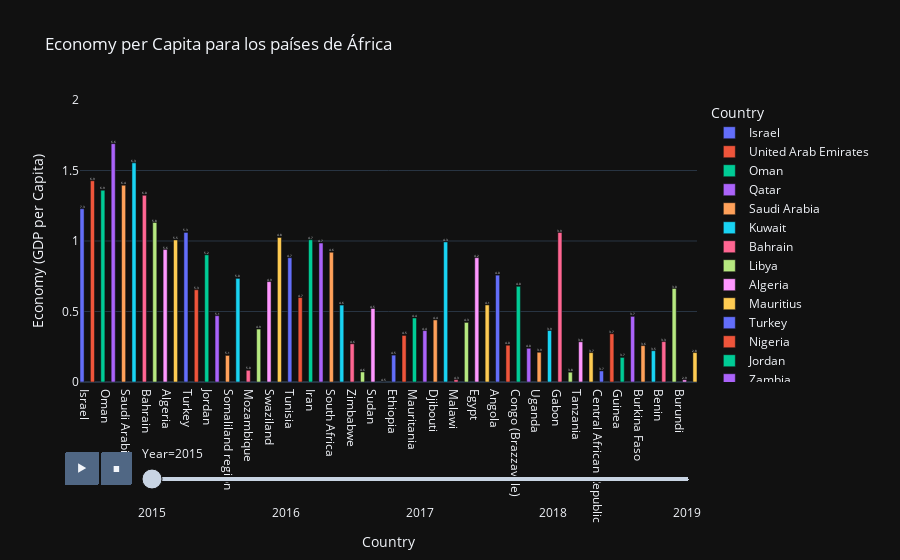

The notebook cell this image was saved under:
### Code cell
# graficamos el GDP de cada pais por año
fig = px.bar(data_frame=df_region_africa,
            x = 'Country',
            y = 'Economy (GDP per Capita)',
            color = 'Country',
            barmode='group',
            orientation= 'v',
            
            title='Economy per Capita para los países de África',
             
            animation_frame='Year', 
            range_y=[0,2],
             
            template='plotly_dark',
            text='Happiness Score'
            )
fig.update_traces(texttemplate='%{text:.2s}', textposition='outside',
                 width = [0.4,0.4,0.4,0.4,0.4,0.4,0.4,0.4,0.4,0.4,0.4,0.4,0.4,0.4,0.4]) # ancho de cada barra
fig.show()

### Figure 1 — Plotly figure (JSON) as saved in the notebook; plotly's stock layout.template omitted (floating-point values rounded to 4 significant figures)
{"data": [{"alignmentgroup": "True", "hovertemplate": "Country=%{x}<br>Year=2015<br>Economy (GDP per Capita)=%{y}<br>Happiness Score=%{text}<extra></extra>", "legendgroup": "Israel", "marker": {"color": "#636efa"}, "name": "Israel", "offsetgroup": "Israel", "orientation": "v", "showlegend": true, "text": [7.278], "textposition": "outside", "texttemplate": "%{text:.2s}", "type": "bar", "width": [0.4, 0.4, 0.4, 0.4, 0.4, 0.4, 0.4, 0.4, 0.4, 0.4, 0.4, 0.4, 0.4, 0.4, 0.4], "x": ["Israel"], "xaxis": "x", "y": [1.229], "yaxis": "y"}, {"alignmentgroup": "True", "hovertemplate": "Country=%{x}<br>Year=2015<br>Economy (GDP per Capita)=%{y}<br>Happiness Score=%{text}<extra></extra>", "legendgroup": "United Arab Emirates", "marker": {"color": "#EF553B"}, "name": "United Arab Emirates", "offsetgroup": "United Arab Emirates", "orientation": "v", "showlegend": true, "text": [6.901], "textposition": "outside", "texttemplate": "%{text:.2s}", "type": "bar", "width": [0.4, 0.4, 0.4, 0.4, 0.4, 0.4, 0.4, 0.4, 0.4, 0.4, 0.4, 0.4, 0.4, 0.4, 0.4], "x": ["United Arab Emirates"], "xaxis": "x", "y": [1.427], "yaxis": "y"}, {"alignmentgroup": "True", "hovertemplate": "Country=%{x}<br>Year=2015<br>Economy (GDP per Capita)=%{y}<br>Happiness Score=%{text}<extra></extra>", "legendgroup": "Oman", "marker": {"color": "#00cc96"}, "name": "Oman", "offsetgroup": "Oman", "orientation": "v", "showlegend": true, "text": [6.853], "textposition": "outside", "texttemplate": "%{text:.2s}", "type": "bar", "width": [0.4, 0.4, 0.4, 0.4, 0.4, 0.4, 0.4, 0.4, 0.4, 0.4, 0.4, 0.4, 0.4, 0.4, 0.4], "x": ["Oman"], "xaxis": "x", "y": [1.36], "yaxis": "y"}, {"alignmentgroup": "True", "hovertemplate": "Country=%{x}<br>Year=2015<br>Economy (GDP per Capita)=%{y}<br>Happiness Score=%{text}<extra></extra>", "legendgroup": "Qatar", "marker": {"color": "#ab63fa"}, "name": "Qatar", "offsetgroup": "Qatar", "orientation": "v", "showlegend": true, "text": [6.611], "textposition": "outside", "texttemplate": "%{text:.2s}", "type": "bar", "width": [0.4, 0.4, 0.4, 0.4, 0.4, 0.4, 0.4, 0.4, 0.4, 0.4, 0.4, 0.4, 0.4, 0.4, 0.4], "x": ["Qatar"], "xaxis": "x", "y": [1.69], "yaxis": "y"}, {"alignmentgroup": "True", "hovertemplate": "Country=%{x}<br>Year=2015<br>Economy (GDP per Capita)=%{y}<br>Happiness Score=%{text}<extra></extra>", "legendgroup": "Saudi Arabia", "marker": {"color": "#FFA15A"}, "name": "Saudi Arabia", "offsetgroup": "Saudi Arabia", "orientation": "v", "showlegend": true, "text": [6.411], "textposition": "outside", "texttemplate": "%{text:.2s}", "type": "bar", "width": [0.4, 0.4, 0.4, 0.4, 0.4, 0.4, 0.4, 0.4, 0.4, 0.4, 0.4, 0.4, 0.4, 0.4, 0.4], "x": ["Saudi Arabia"], "xaxis": "x", "y": [1.395], "yaxis": "y"}, {"alignmentgroup": "True", "hovertemplate": "Country=%{x}<br>Year=2015<br>Economy (GDP per Capita)=%{y}<br>Happiness Score=%{text}<extra></extra>", "legendgroup": "Kuwait", "marker": {"color": "#19d3f3"}, "name": "Kuwait", "offsetgroup": "Kuwait", "orientation": "v", "showlegend": true, "text": [6.295], "textposition": "outside", "texttemplate": "%{text:.2s}", "type": "bar", "width": [0.4, 0.4, 0.4, 0.4, 0.4, 0.4, 0.4, 0.4, 0.4, 0.4, 0.4, 0.4, 0.4, 0.4, 0.4], "x": ["Kuwait"], "xaxis": "x", "y": [1.554], "yaxis": "y"}, {"alignmentgroup": "True", "hovertemplate": "Country=%{x}<br>Year=2015<br>Economy (GDP per Capita)=%{y}<br>Happiness Score=%{text}<extra></extra>", "legendgroup": "Bahrain", "marker": {"color": "#FF6692"}, "name": "Bahrain", "offsetgroup": "Bahrain", "orientation": "v", "showlegend": true, "text": [5.96], "textposition": "outside", "texttemplate": "%{text:.2s}", "type": "bar", "width": [0.4, 0.4, 0.4, 0.4, 0.4, 0.4, 0.4, 0.4, 0.4, 0.4, 0.4, 0.4, 0.4, 0.4, 0.4], "x": ["Bahrain"], "xaxis": "x", "y": [1.324], "yaxis": "y"}, {"alignmentgroup": "True", "hovertemplate": "Country=%{x}<br>Year=2015<br>Economy (GDP per Capita)=%{y}<br>Happiness Score=%{text}<extra></extra>", "legendgroup": "Libya", "marker": {"color": "#B6E880"}, "name": "Libya", "offsetgroup": "Libya", "orientation": "v", "showlegend": true, "text": [5.754], "textposition": "outside", "texttemplate": "%{text:.2s}", "type": "bar", "width": [0.4, 0.4, 0.4, 0.4, 0.4, 0.4, 0.4, 0.4, 0.4, 0.4, 0.4, 0.4, 0.4, 0.4, 0.4], "x": ["Libya"], "xaxis": "x", "y": [1.131], "yaxis": "y"}, {"alignmentgroup": "True", "hovertemplate": "Country=%{x}<br>Year=2015<br>Economy (GDP per Capita)=%{y}<br>Happiness Score=%{text}<extra></extra>", "legendgroup": "Algeria", "marker": {"color": "#FF97FF"}, "name": "Algeria", "offsetgroup": "Algeria", "orientation": "v", "showlegend": true, "text": [5.605], "textposition": "outside", "texttemplate": "%{text:.2s}", "type": "bar", "width": [0.4, 0.4, 0.4, 0.4, 0.4, 0.4, 0.4, 0.4, 0.4, 0.4, 0.4, 0.4, 0.4, 0.4, 0.4], "x": ["Algeria"], "xaxis": "x", "y": [0.9393], "yaxis": "y"}, {"alignmentgroup": "True", "hovertemplate": "Country=%{x}<br>Year=2015<br>Economy (GDP per Capita)=%{y}<br>Happiness Score=%{text}<extra></extra>", "legendgroup": "Mauritius", "marker": {"color": "#FECB52"}, "name": "Mauritius", "offsetgroup": "Mauritius", "orientation": "v", "showlegend": true, "text": [5.477], "textposition": "outside", "texttemplate": "%{text:.2s}", "type": "bar", "width": [0.4, 0.4, 0.4, 0.4, 0.4, 0.4, 0.4, 0.4, 0.4, 0.4, 0.4, 0.4, 0.4, 0.4, 0.4], "x": ["Mauritius"], "xaxis": "x", "y": [1.008], "yaxis": "y"}, {"alignmentgroup": "True", "hovertemplate": "Country=%{x}<br>Year=2015<br>Economy (GDP per Capita)=%{y}<br>Happiness Score=%{text}<extra></extra>", "legendgroup": "Turkey", "marker": {"color": "#636efa"}, "name": "Turkey", "offsetgroup": "Turkey", "orientation": "v", "showlegend": true, "text": [5.332], "textposition": "outside", "texttemplate": "%{text:.2s}", "type": "bar", "width": [0.4, 0.4, 0.4, 0.4, 0.4, 0.4, 0.4, 0.4, 0.4, 0.4, 0.4, 0.4, 0.4, 0.4, 0.4], "x": ["Turkey"], "xaxis": "x", "y": [1.061], "yaxis": "y"}, {"alignmentgroup": "True", "hovertemplate": "Country=%{x}<br>Year=2015<br>Economy (GDP per Capita)=%{y}<br>Happiness Score=%{text}<extra></extra>", "legendgroup": "Nigeria", "marker": {"color": "#EF553B"}, "name": "Nigeria", "offsetgroup": "Nigeria", "orientation": "v", "showlegend": true, "text": [5.268], "textposition": "outside", "texttemplate": "%{text:.2s}", "type": "bar", "width": [0.4, 0.4, 0.4, 0.4, 0.4, 0.4, 0.4, 0.4, 0.4, 0.4, 0.4, 0.4, 0.4, 0.4, 0.4], "x": ["Nigeria"], "xaxis": "x", "y": [0.6543], "yaxis": "y"}, {"alignmentgroup": "True", "hovertemplate": "Country=%{x}<br>Year=2015<br>Economy (GDP per Capita)=%{y}<br>Happiness Score=%{text}<extra></extra>", "legendgroup": "Jordan", "marker": {"color": "#00cc96"}, "name": "Jordan", "offsetgroup": "Jordan", "orientation": "v", "showlegend": true, "text": [5.192], "textposition": "outside", "texttemplate": "%{text:.2s}", "type": "bar", "width": [0.4, 0.4, 0.4, 0.4, 0.4, 0.4, 0.4, 0.4, 0.4, 0.4, 0.4, 0.4, 0.4, 0.4, 0.4], "x": ["Jordan"], "xaxis": "x", "y": [0.902], "yaxis": "y"}, {"alignmentgroup": "True", "hovertemplate": "Country=%{x}<br>Year=2015<br>Economy (GDP per Capita)=%{y}<br>Happiness Score=%{text}<extra></extra>", "legendgroup": "Zambia", "marker": {"color": "#ab63fa"}, "name": "Zambia", "offsetgroup": "Zambia", "orientation": "v", "showlegend": true, "text": [5.129], "textposition": "outside", "texttemplate": "%{text:.2s}", "type": "bar", "width": [0.4, 0.4, 0.4, 0.4, 0.4, 0.4, 0.4, 0.4, 0.4, 0.4, 0.4, 0.4, 0.4, 0.4, 0.4], "x": ["Zambia"], "xaxis": "x", "y": [0.4704], "yaxis": "y"}, {"alignmentgroup": "True", "hovertemplate": "Country=%{x}<br>Year=2015<br>Economy (GDP per Capita)=%{y}<br>Happiness Score=%{text}<extra></extra>", "legendgroup": "Somaliland region", "marker": {"color": "#FFA15A"}, "name": "Somaliland region", "offsetgroup": "Somaliland region", "orientation": "v", "showlegend": true, "text": [5.057], "textposition": "outside", "texttemplate": "%{text:.2s}", "type": "bar", "width": [0.4, 0.4, 0.4, 0.4, 0.4, 0.4, 0.4, 0.4, 0.4, 0.4, 0.4, 0.4, 0.4, 0.4, 0.4], "x": ["Somaliland region"], "xaxis": "x", "y": [0.1885], "yaxis": "y"}, {"alignmentgroup": "True", "hovertemplate": "Country=%{x}<br>Year=2015<br>Economy (GDP per Capita)=%{y}<br>Happiness Score=%{text}<extra></extra>", "legendgroup": "Morocco", "marker": {"color": "#19d3f3"}, "name": "Morocco", "offsetgroup": "Morocco", "orientation": "v", "showlegend": true, "text": [5.013], "textposition": "outside", "texttemplate": "%{text:.2s}", "type": "bar", "width": [0.4, 0.4, 0.4, 0.4, 0.4, 0.4, 0.4, 0.4, 0.4, 0.4, 0.4, 0.4, 0.4, 0.4, 0.4], "x": ["Morocco"], "xaxis": "x", "y": [0.7348], "yaxis": "y"}, {"alignmentgroup": "True", "hovertemplate": "Country=%{x}<br>Year=2015<br>Economy (GDP per Capita)=%{y}<br>Happiness Score=%{text}<extra></extra>", "legendgroup": "Mozambique", "marker": {"color": "#FF6692"}, "name": "Mozambique", "offsetgroup": "Mozambique", "orientation": "v", "showlegend": true, "text": [4.971], "textposition": "outside", "texttemplate": "%{text:.2s}", "type": "bar", "width": [0.4, 0.4, 0.4, 0.4, 0.4, 0.4, 0.4, 0.4, 0.4, 0.4, 0.4, 0.4, 0.4, 0.4, 0.4], "x": ["Mozambique"], "xaxis": "x", "y": [0.08308], "yaxis": "y"}, {"alignmentgroup": "True", "hovertemplate": "Country=%{x}<br>Year=2015<br>Economy (GDP per Capita)=%{y}<br>Happiness Score=%{text}<extra></extra>", "legendgroup": "Lesotho", "marker": {"color": "#B6E880"}, "name": "Lesotho", "offsetgroup": "Lesotho", "orientation": "v", "showlegend": true, "text": [4.898], "textposition": "outside", "texttemplate": "%{text:.2s}", "type": "bar", "width": [0.4, 0.4, 0.4, 0.4, 0.4, 0.4, 0.4, 0.4, 0.4, 0.4, 0.4, 0.4, 0.4, 0.4, 0.4], "x": ["Lesotho"], "xaxis": "x", "y": [0.3755], "yaxis": "y"}, {"alignmentgroup": "True", "hovertemplate": "Country=%{x}<br>Year=2015<br>Economy (GDP per Capita)=%{y}<br>Happiness Score=%{text}<extra></extra>", "legendgroup": "Swaziland", "marker": {"color": "#FF97FF"}, "name": "Swaziland", "offsetgroup": "Swaziland", "orientation": "v", "showlegend": true, "text": [4.867], "textposition": "outside", "texttemplate": "%{text:.2s}", "type": "bar", "width": [0.4, 0.4, 0.4, 0.4, 0.4, 0.4, 0.4, 0.4, 0.4, 0.4, 0.4, 0.4, 0.4, 0.4, 0.4], "x": ["Swaziland"], "xaxis": "x", "y": [0.7121], "yaxis": "y"}, {"alignmentgroup": "True", "hovertemplate": "Country=%{x}<br>Year=2015<br>Economy (GDP per Capita)=%{y}<br>Happiness Score=%{text}<extra></extra>", "legendgroup": "Lebanon", "marker": {"color": "#FECB52"}, "name": "Lebanon", "offsetgroup": "Lebanon", "orientation": "v", "showlegend": true, "text": [4.839], "textposition": "outside", "texttemplate": "%{text:.2s}", "type": "bar", "width": [0.4, 0.4, 0.4, 0.4, 0.4, 0.4, 0.4, 0.4, 0.4, 0.4, 0.4, 0.4, 0.4, 0.4, 0.4], "x": ["Lebanon"], "xaxis": "x", "y": [1.026], "yaxis": "y"}, {"alignmentgroup": "True", "hovertemplate": "Country=%{x}<br>Year=2015<br>Economy (GDP per Capita)=%{y}<br>Happiness Score=%{text}<extra></extra>", "legendgroup": "Tunisia", "marker": {"color": "#636efa"}, "name": "Tunisia", "offsetgroup": "Tunisia", "orientation": "v", "showlegend": true, "text": [4.739], "textposition": "outside", "texttemplate": "%{text:.2s}", "type": "bar", "width": [0.4, 0.4, 0.4, 0.4, 0.4, 0.4, 0.4, 0.4, 0.4, 0.4, 0.4, 0.4, 0.4, 0.4, 0.4], "x": ["Tunisia"], "xaxis": "x", "y": [0.8811], "yaxis": "y"}, {"alignmentgroup": "True", "hovertemplate": "Country=%{x}<br>Year=2015<br>Economy (GDP per Capita)=%{y}<br>Happiness Score=%{text}<extra></extra>", "legendgroup": "Palestinian Territories", "marker": {"color": "#EF553B"}, "name": "Palestinian Territories", "offsetgroup": "Palestinian Territories", "orientation": "v", "showlegend": true, "text": [4.715], "textposition": "outside", "texttemplate": "%{text:.2s}", "type": "bar", "width": [0.4, 0.4, 0.4, 0.4, 0.4, 0.4, 0.4, 0.4, 0.4, 0.4, 0.4, 0.4, 0.4, 0.4, 0.4], "x": ["Palestinian Territories"], "xaxis": "x", "y": [0.5987], "yaxis": "y"}, {"alignmentgroup": "True", "hovertemplate": "Country=%{x}<br>Year=2015<br>Economy (GDP per Capita)=%{y}<br>Happiness Score=%{text}<extra></extra>", "legendgroup": "Iran", "marker": {"color": "#00cc96"}, "name": "Iran", "offsetgroup": "Iran", "orientation": "v", "showlegend": true, "text": [4.686], "textposition": "outside", "texttemplate": "%{text:.2s}", "type": "bar", "width": [0.4, 0.4, 0.4, 0.4, 0.4, 0.4, 0.4, 0.4, 0.4, 0.4, 0.4, 0.4, 0.4, 0.4, 0.4], "x": ["Iran"], "xaxis": "x", "y": [1.009], "yaxis": "y"}, {"alignmentgroup": "True", "hovertemplate": "Country=%{x}<br>Year=2015<br>Economy (GDP per Capita)=%{y}<br>Happiness Score=%{text}<extra></extra>", "legendgroup": "Iraq", "marker": {"color": "#ab63fa"}, "name": "Iraq", "offsetgroup": "Iraq", "orientation": "v", "showlegend": true, "text": [4.677], "textposition": "outside", "texttemplate": "%{text:.2s}", "type": "bar", "width": [0.4, 0.4, 0.4, 0.4, 0.4, 0.4, 0.4, 0.4, 0.4, 0.4, 0.4, 0.4, 0.4, 0.4, 0.4], "x": ["Iraq"], "xaxis": "x", "y": [0.9855], "yaxis": "y"}, {"alignmentgroup": "True", "hovertemplate": "Country=%{x}<br>Year=2015<br>Economy (GDP per Capita)=%{y}<br>Happiness Score=%{text}<extra></extra>", "legendgroup": "South Africa", "marker": {"color": "#FFA15A"}, "name": "South Africa", "offsetgroup": "South Africa", "orientation": "v", "showlegend": true, "text": [4.642], "textposition": "outside", "texttemplate": "%{text:.2s}", "type": "bar", "width": [0.4, 0.4, 0.4, 0.4, 0.4, 0.4, 0.4, 0.4, 0.4, 0.4, 0.4, 0.4, 0.4, 0.4, 0.4], "x": ["South Africa"], "xaxis": "x", "y": [0.9205], "yaxis": "y"}, {"alignmentgroup": "True", "hovertemplate": "Country=%{x}<br>Year=2015<br>Economy (GDP per Capita)=%{y}<br>Happiness Score=%{text}<extra></extra>", "legendgroup": "Ghana", "marker": {"color": "#19d3f3"}, "name": "Ghana", "offsetgroup": "Ghana", "orientation": "v", "showlegend": true, "text": [4.633], "textposition": "outside", "texttemplate": "%{text:.2s}", "type": "bar", "width": [0.4, 0.4, 0.4, 0.4, 0.4, 0.4, 0.4, 0.4, 0.4, 0.4, 0.4, 0.4, 0.4, 0.4, 0.4], "x": ["Ghana"], "xaxis": "x", "y": [0.5456], "yaxis": "y"}, {"alignmentgroup": "True", "hovertemplate": "Country=%{x}<br>Year=2015<br>Economy (GDP per Capita)=%{y}<br>Happiness Score=%{text}<extra></extra>", "legendgroup": "Zimbabwe", "marker": {"color": "#FF6692"}, "name": "Zimbabwe", "offsetgroup": "Zimbabwe", "orientation": "v", "showlegend": true, "text": [4.61], "textposition": "outside", "texttemplate": "%{text:.2s}", "type": "bar", "width": [0.4, 0.4, 0.4, 0.4, 0.4, 0.4, 0.4, 0.4, 0.4, 0.4, 0.4, 0.4, 0.4, 0.4, 0.4], "x": ["Zimbabwe"], "xaxis": "x", "y": [0.271], "yaxis": "y"}, {"alignmentgroup": "True", "hovertemplate": "Country=%{x}<br>Year=2015<br>Economy (GDP per Capita)=%{y}<br>Happiness Score=%{text}<extra></extra>", "legendgroup": "Liberia", "marker": {"color": "#B6E880"}, "name": "Liberia", "offsetgroup": "Liberia", "orientation": "v", "showlegend": true, "text": [4.571], "textposition": "outside", "texttemplate": "%{text:.2s}", "type": "bar", "width": [0.4, 0.4, 0.4, 0.4, 0.4, 0.4, 0.4, 0.4, 0.4, 0.4, 0.4, 0.4, 0.4, 0.4, 0.4], "x": ["Liberia"], "xaxis": "x", "y": [0.0712], "yaxis": "y"}, {"alignmentgroup": "True", "hovertemplate": "Country=%{x}<br>Year=2015<br>Economy (GDP per Capita)=%{y}<br>Happiness Score=%{text}<extra></extra>", "legendgroup": "Sudan", "marker": {"color": "#FF97FF"}, "name": "Sudan", "offsetgroup": "Sudan", "orientation": "v", "showlegend": true, "text": [4.55], "textposition": "outside", "texttemplate": "%{text:.2s}", "type": "bar", "width": [0.4, 0.4, 0.4, 0.4, 0.4, 0.4, 0.4, 0.4, 0.4, 0.4, 0.4, 0.4, 0.4, 0.4, 0.4], "x": ["Sudan"], "xaxis": "x", "y": [0.5211], "yaxis": "y"}, {"alignmentgroup": "True", "hovertemplate": "Country=%{x}<br>Year=2015<br>Economy (GDP per Capita)=%{y}<br>Happiness Score=%{text}<extra></extra>", "legendgroup": "Congo (Kinshasa)", "marker": {"color": "#FECB52"}, "name": "Congo (Kinshasa)", "offsetgroup": "Congo (Kinshasa)", "orientation": "v", "showlegend": true, "text": [4.517], "textposition": "outside", "texttemplate": "%{text:.2s}", "type": "bar", "width": [0.4, 0.4, 0.4, 0.4, 0.4, 0.4, 0.4, 0.4, 0.4, 0.4, 0.4, 0.4, 0.4, 0.4, 0.4], "x": ["Congo (Kinshasa)"], "xaxis": "x", "y": [0], "yaxis": "y"}, {"alignmentgroup": "True", "hovertemplate": "Country=%{x}<br>Year=2015<br>Economy (GDP per Capita)=%{y}<br>Happiness Score=%{text}<extra></extra>", "legendgroup": "Ethiopia", "marker": {"color": "#636efa"}, "name": "Ethiopia", "offsetgroup": "Ethiopia", "orientation": "v", "showlegend": true, "text": [4.512], "textposition": "outside", "texttemplate": "%{text:.2s}", "type": "bar", "width": [0.4, 0.4, 0.4, 0.4, 0.4, 0.4, 0.4, 0.4, 0.4, 0.4, 0.4, 0.4, 0.4, 0.4, 0.4], "x": ["Ethiopia"], "xaxis": "x", "y": [0.1907], "yaxis": "y"}, {"alignmentgroup": "True", "hovertemplate": "Country=%{x}<br>Year=2015<br>Economy (GDP per Capita)=%{y}<br>Happiness Score=%{text}<extra></extra>", "legendgroup": "Sierra Leone", "marker": {"color": "#EF553B"}, "name": "Sierra Leone", "offsetgroup": "Sierra Leone", "orientation": "v", "showlegend": true, "text": [4.507], "textposition": "outside", "texttemplate": "%{text:.2s}", "type": "bar", "width": [0.4, 0.4, 0.4, 0.4, 0.4, 0.4, 0.4, 0.4, 0.4, 0.4, 0.4, 0.4, 0.4, 0.4, 0.4], "x": ["Sierra Leone"], "xaxis": "x", "y": [0.3302], "yaxis": "y"}, {"alignmentgroup": "True", "hovertemplate": "Country=%{x}<br>Year=2015<br>Economy (GDP per Capita)=%{y}<br>Happiness Score=%{text}<extra></extra>", "legendgroup": "Mauritania", "marker": {"color": "#00cc96"}, "name": "Mauritania", "offsetgroup": "Mauritania", "orientation": "v", "showlegend": true, "text": [4.436], "textposition": "outside", "texttemplate": "%{text:.2s}", "type": "bar", "width": [0.4, 0.4, 0.4, 0.4, 0.4, 0.4, 0.4, 0.4, 0.4, 0.4, 0.4, 0.4, 0.4, 0.4, 0.4], "x": ["Mauritania"], "xaxis": "x", "y": [0.4541], "yaxis": "y"}, {"alignmentgroup": "True", "hovertemplate": "Country=%{x}<br>Year=2015<br>Economy (GDP per Capita)=%{y}<br>Happiness Score=%{text}<extra></extra>", "legendgroup": "Kenya", "marker": {"color": "#ab63fa"}, "name": "Kenya", "offsetgroup": "Kenya", "orientation": "v", "showlegend": true, "text": [4.419], "textposition": "outside", "texttemplate": "%{text:.2s}", "type": "bar", "width": [0.4, 0.4, 0.4, 0.4, 0.4, 0.4, 0.4, 0.4, 0.4, 0.4, 0.4, 0.4, 0.4, 0.4, 0.4], "x": ["Kenya"], "xaxis": "x", "y": [0.3647], "yaxis": "y"}, {"alignmentgroup": "True", "hovertemplate": "Country=%{x}<br>Year=2015<br>Economy (GDP per Capita)=%{y}<br>Happiness Score=%{text}<extra></extra>", "legendgroup": "Djibouti", "marker": {"color": "#FFA15A"}, "name": "Djibouti", "offsetgroup": "Djibouti", "orientation": "v", "showlegend": true, "text": [4.369], "textposition": "outside", "texttemplate": "%{text:.2s}", "type": "bar", "width": [0.4, 0.4, 0.4, 0.4, 0.4, 0.4, 0.4, 0.4, 0.4, 0.4, 0.4, 0.4, 0.4, 0.4, 0.4], "x": ["Djibouti"], "xaxis": "x", "y": [0.4402], "yaxis": "y"}, {"alignmentgroup": "True", "hovertemplate": "Country=%{x}<br>Year=2015<br>Economy (GDP per Capita)=%{y}<br>Happiness Score=%{text}<extra></extra>", "legendgroup": "Botswana", "marker": {"color": "#19d3f3"}, "name": "Botswana", "offsetgroup": "Botswana", "orientation": "v", "showlegend": true, "text": [4.332], "textposition": "outside", "texttemplate": "%{text:.2s}", "type": "bar", "width": [0.4, 0.4, 0.4, 0.4, 0.4, 0.4, 0.4, 0.4, 0.4, 0.4, 0.4, 0.4, 0.4, 0.4, 0.4], "x": ["Botswana"], "xaxis": "x", "y": [0.9936], "yaxis": "y"}, {"alignmentgroup": "True", "hovertemplate": "Country=%{x}<br>Year=2015<br>Economy (GDP per Capita)=%{y}<br>Happiness Score=%{text}<extra></extra>", "legendgroup": "Malawi", "marker": {"color": "#FF6692"}, "name": "Malawi", "offsetgroup": "Malawi", "orientation": "v", "showlegend": true, "text": [4.292], "textposition": "outside", "texttemplate": "%{text:.2s}", "type": "bar", "width": [0.4, 0.4, 0.4, 0.4, 0.4, 0.4, 0.4, 0.4, 0.4, 0.4, 0.4, 0.4, 0.4, 0.4, 0.4], "x": ["Malawi"], "xaxis": "x", "y": [0.01604], "yaxis": "y"}, {"alignmentgroup": "True", "hovertemplate": "Country=%{x}<br>Year=2015<br>Economy (GDP per Capita)=%{y}<br>Happiness Score=%{text}<extra></extra>", "legendgroup": "Cameroon", "marker": {"color": "#B6E880"}, "name": "Cameroon", "offsetgroup": "Cameroon", "orientation": "v", "showlegend": true, "text": [4.252], "textposition": "outside", "texttemplate": "%{text:.2s}", "type": "bar", "width": [0.4, 0.4, 0.4, 0.4, 0.4, 0.4, 0.4, 0.4, 0.4, 0.4, 0.4, 0.4, 0.4, 0.4, 0.4], "x": ["Cameroon"], "xaxis": "x", "y": [0.4225], "yaxis": "y"}, {"alignmentgroup": "True", "hovertemplate": "Country=%{x}<br>Year=2015<br>Economy (GDP per Capita)=%{y}<br>Happiness Score=%{text}<extra></extra>", "legendgroup": "Egypt", "marker": {"color": "#FF97FF"}, "name": "Egypt", "offsetgroup": "Egypt", "orientation": "v", "showlegend": true, "text": [4.194], "textposition": "outside", "texttemplate": "%{text:.2s}", "type": "bar", "width": [0.4, 0.4, 0.4, 0.4, 0.4, 0.4, 0.4, 0.4, 0.4, 0.4, 0.4, 0.4, 0.4, 0.4, 0.4], "x": ["Egypt"], "xaxis": "x", "y": [0.8818], "yaxis": "y"}, {"alignmentgroup": "True", "hovertemplate": "Country=%{x}<br>Year=2015<br>Economy (GDP per Capita)=%{y}<br>Happiness Score=%{text}<extra></extra>", "legendgroup": "Yemen", "marker": {"color": "#FECB52"}, "name": "Yemen", "offsetgroup": "Yemen", "orientation": "v", "showlegend": true, "text": [4.077], "textposition": "outside", "texttemplate": "%{text:.2s}", "type": "bar", "width": [0.4, 0.4, 0.4, 0.4, 0.4, 0.4, 0.4, 0.4, 0.4, 0.4, 0.4, 0.4, 0.4, 0.4, 0.4], "x": ["Yemen"], "xaxis": "x", "y": [0.5465], "yaxis": "y"}, {"alignmentgroup": "True", "hovertemplate": "Country=%{x}<br>Year=2015<br>Economy (GDP per Capita)=%{y}<br>Happiness Score=%{text}<extra></extra>", "legendgroup": "Angola", "marker": {"color": "#636efa"}, "name": "Angola", "offsetgroup": "Angola", "orientation": "v", "showlegend": true, "text": [4.033], "textposition": "outside", "texttemplate": "%{text:.2s}", "type": "bar", "width": [0.4, 0.4, 0.4, 0.4, 0.4, 0.4, 0.4, 0.4, 0.4, 0.4, 0.4, 0.4, 0.4, 0.4, 0.4], "x": ["Angola"], "xaxis": "x", "y": [0.7578], "yaxis": "y"}, {"alignmentgroup": "True", "hovertemplate": "Country=%{x}<br>Year=2015<br>Economy (GDP per Capita)=%{y}<br>Happiness Score=%{text}<extra></extra>", "legendgroup": "Mali", "marker": {"color": "#EF553B"}, "name": "Mali", "offsetgroup": "Mali", "orientation": "v", "showlegend": true, "text": [3.995], "textposition": "outside", "texttemplate": "%{text:.2s}", "type": "bar", "width": [0.4, 0.4, 0.4, 0.4, 0.4, 0.4, 0.4, 0.4, 0.4, 0.4, 0.4, 0.4, 0.4, 0.4, 0.4], "x": ["Mali"], "xaxis": "x", "y": [0.2607], "yaxis": "y"}, {"alignmentgroup": "True", "hovertemplate": "Country=%{x}<br>Year=2015<br>Economy (GDP per Capita)=%{y}<br>Happiness Score=%{text}<extra></extra>", "legendgroup": "Congo (Brazzaville)", "marker": {"color": "#00cc96"}, "name": "Congo (Brazzaville)", "offsetgroup": "Congo (Brazzaville)", "orientation": "v", "showlegend": true, "text": [3.989], "textposition": "outside", "texttemplate": "%{text:.2s}", "type": "bar", "width": [0.4, 0.4, 0.4, 0.4, 0.4, 0.4, 0.4, 0.4, 0.4, 0.4, 0.4, 0.4, 0.4, 0.4, 0.4], "x": ["Congo (Brazzaville)"], "xaxis": "x", "y": [0.6787], "yaxis": "y"}, {"alignmentgroup": "True", "hovertemplate": "Country=%{x}<br>Year=2015<br>Economy (GDP per Capita)=%{y}<br>Happiness Score=%{text}<extra></extra>", "legendgroup": "Comoros", "marker": {"color": "#ab63fa"}, "name": "Comoros", "offsetgroup": "Comoros", "orientation": "v", "showlegend": true, "text": [3.956], "textposition": "outside", "texttemplate": "%{text:.2s}", "type": "bar", "width": [0.4, 0.4, 0.4, 0.4, 0.4, 0.4, 0.4, 0.4, 0.4, 0.4, 0.4, 0.4, 0.4, 0.4, 0.4], "x": ["Comoros"], "xaxis": "x", "y": [0.2391], "yaxis": "y"}, {"alignmentgroup": "True", "hovertemplate": "Country=%{x}<br>Year=2015<br>Economy (GDP per Capita)=%{y}<br>Happiness Score=%{text}<extra></extra>", "legendgroup": "Uganda", "marker": {"color": "#FFA15A"}, "name": "Uganda", "offsetgroup": "Uganda", "orientation": "v", "showlegend": true, "text": [3.931], "textposition": "outside", "texttemplate": "%{text:.2s}", "type": "bar", "width": [0.4, 0.4, 0.4, 0.4, 0.4, 0.4, 0.4, 0.4, 0.4, 0.4, 0.4, 0.4, 0.4, 0.4, 0.4], "x": ["Uganda"], "xaxis": "x", "y": [0.211], "yaxis": "y"}, {"alignmentgroup": "True", "hovertemplate": "Country=%{x}<br>Year=2015<br>Economy (GDP per Capita)=%{y}<br>Happiness Score=%{text}<extra></extra>", "legendgroup": "Senegal", "marker": {"color": "#19d3f3"}, "name": "Senegal", "offsetgroup": "Senegal", "orientation": "v", "showlegend": true, "text": [3.904], "textposition": "outside", "texttemplate": "%{text:.2s}", "type": "bar", "width": [0.4, 0.4, 0.4, 0.4, 0.4, 0.4, 0.4, 0.4, 0.4, 0.4, 0.4, 0.4, 0.4, 0.4, 0.4], "x": ["Senegal"], "xaxis": "x", "y": [0.365], "yaxis": "y"}, {"alignmentgroup": "True", "hovertemplate": "Country=%{x}<br>Year=2015<br>Economy (GDP per Capita)=%{y}<br>Happiness Score=%{text}<extra></extra>", "legendgroup": "Gabon", "marker": {"color": "#FF6692"}, "name": "Gabon", "offsetgroup": "Gabon", "orientation": "v", "showlegend": true, "text": [3.896], "textposition": "outside", "texttemplate": "%{text:.2s}", "type": "bar", "width": [0.4, 0.4, 0.4, 0.4, 0.4, 0.4, 0.4, 0.4, 0.4, 0.4, 0.4, 0.4, 0.4, 0.4, 0.4], "x": ["Gabon"], "xaxis": "x", "y": [1.06], "yaxis": "y"}, {"alignmentgroup": "True", "hovertemplate": "Country=%{x}<br>Year=2015<br>Economy (GDP per Capita)=%{y}<br>Happiness Score=%{text}<extra></extra>", "legendgroup": "Niger", "marker": {"color": "#B6E880"}, "name": "Niger", "offsetgroup": "Niger", "orientation": "v", "showlegend": true, "text": [3.845], "textposition": "outside", "texttemplate": "%{text:.2s}", "type": "bar", "width": [0.4, 0.4, 0.4, 0.4, 0.4, 0.4, 0.4, 0.4, 0.4, 0.4, 0.4, 0.4, 0.4, 0.4, 0.4], "x": ["Niger"], "xaxis": "x", "y": [0.0694], "yaxis": "y"}, {"alignmentgroup": "True", "hovertemplate": "Country=%{x}<br>Year=2015<br>Economy (GDP per Capita)=%{y}<br>Happiness Score=%{text}<extra></extra>", "legendgroup": "Tanzania", "marker": {"color": "#FF97FF"}, "name": "Tanzania", "offsetgroup": "Tanzania", "orientation": "v", "showlegend": true, "text": [3.781], "textposition": "outside", "texttemplate": "%{text:.2s}", "type": "bar", "width": [0.4, 0.4, 0.4, 0.4, 0.4, 0.4, 0.4, 0.4, 0.4, 0.4, 0.4, 0.4, 0.4, 0.4, 0.4], "x": ["Tanzania"], "xaxis": "x", "y": [0.2852], "yaxis": "y"}, {"alignmentgroup": "True", "hovertemplate": "Country=%{x}<br>Year=2015<br>Economy (GDP per Capita)=%{y}<br>Happiness Score=%{text}<extra></extra>", "legendgroup": "Madagascar", "marker": {"color": "#FECB52"}, "name": "Madagascar", "offsetgroup": "Madagascar", "orientation": "v", "showlegend": true, "text": [3.681], "textposition": "outside", "texttemplate": "%{text:.2s}", "type": "bar", "width": [0.4, 0.4, 0.4, 0.4, 0.4, 0.4, 0.4, 0.4, 0.4, 0.4, 0.4, 0.4, 0.4, 0.4, 0.4], "x": ["Madagascar"], "xaxis": "x", "y": [0.2082], "yaxis": "y"}, {"alignmentgroup": "True", "hovertemplate": "Country=%{x}<br>Year=2015<br>Economy (GDP per Capita)=%{y}<br>Happiness Score=%{text}<extra></extra>", "legendgroup": "Central African Republic", "marker": {"color": "#636efa"}, "name": "Central African Republic", "offsetgroup": "Central African Republic", "orientation": "v", "showlegend": true, "text": [3.678], "textposition": "outside", "texttemplate": "%{text:.2s}", "type": "bar", "width": [0.4, 0.4, 0.4, 0.4, 0.4, 0.4, 0.4, 0.4, 0.4, 0.4, 0.4, 0.4, 0.4, 0.4, 0.4], "x": ["Central African Republic"], "xaxis": "x", "y": [0.0785], "yaxis": "y"}, {"alignmentgroup": "True", "hovertemplate": "Country=%{x}<br>Year=2015<br>Economy (GDP per Capita)=%{y}<br>Happiness Score=%{text}<extra></extra>", "legendgroup": "Chad", "marker": {"color": "#EF553B"}, "name": "Chad", "offsetgroup": "Chad", "orientation": "v", "showlegend": true, "text": [3.667], "textposition": "outside", "texttemplate": "%{text:.2s}", "type": "bar", "width": [0.4, 0.4, 0.4, 0.4, 0.4, 0.4, 0.4, 0.4, 0.4, 0.4, 0.4, 0.4, 0.4, 0.4, 0.4], "x": ["Chad"], "xaxis": "x", "y": [0.3419], "yaxis": "y"}, {"alignmentgroup": "True", "hovertemplate": "Country=%{x}<br>Year=2015<br>Economy (GDP per Capita)=%{y}<br>Happiness Score=%{text}<extra></extra>", "legendgroup": "Guinea", "marker": {"color": "#00cc96"}, "name": "Guinea", "offsetgroup": "Guinea", "orientation": "v", "showlegend": true, "text": [3.656], "textposition": "outside", "texttemplate": "%{text:.2s}", "type": "bar", "width": [0.4, 0.4, 0.4, 0.4, 0.4, 0.4, 0.4, 0.4, 0.4, 0.4, 0.4, 0.4, 0.4, 0.4, 0.4], "x": ["Guinea"], "xaxis": "x", "y": [0.1742], "yaxis": "y"}, {"alignmentgroup": "True", "hovertemplate": "Country=%{x}<br>Year=2015<br>Economy (GDP per Capita)=%{y}<br>Happiness Score=%{text}<extra></extra>", "legendgroup": "Ivory Coast", "marker": {"color": "#ab63fa"}, "name": "Ivory Coast", "offsetgroup": "Ivory Coast", "orientation": "v", "showlegend": true, "text": [3.655], "textposition": "outside", "texttemplate": "%{text:.2s}", "type": "bar", "width": [0.4, 0.4, 0.4, 0.4, 0.4, 0.4, 0.4, 0.4, 0.4, 0.4, 0.4, 0.4, 0.4, 0.4, 0.4], "x": ["Ivory Coast"], "xaxis": "x", "y": [0.4653], "yaxis": "y"}, {"alignmentgroup": "True", "hovertemplate": "Country=%{x}<br>Year=2015<br>Economy (GDP per Capita)=%{y}<br>Happiness Score=%{text}<extra></extra>", "legendgroup": "Burkina Faso", "marker": {"color": "#FFA15A"}, "name": "Burkina Faso", "offsetgroup": "Burkina Faso", "orientation": "v", "showlegend": true, "text": [3.587], "textposition": "outside", "texttemplate": "%{text:.2s}", "type": "bar", "width": [0.4, 0.4, 0.4, 0.4, 0.4, 0.4, 0.4, 0.4, 0.4, 0.4, 0.4, 0.4, 0.4, 0.4, 0.4], "x": ["Burkina Faso"], "xaxis": "x", "y": [0.2581], "yaxis": "y"}, {"alignmentgroup": "True", "hovertemplate": "Country=%{x}<br>Year=2015<br>Economy (GDP per Capita)=%{y}<br>Happiness Score=%{text}<extra></extra>", "legendgroup": "Rwanda", "marker": {"color": "#19d3f3"}, "name": "Rwanda", "offsetgroup": "Rwanda", "orientation": "v", "showlegend": true, "text": [3.465], "textposition": "outside", "texttemplate": "%{text:.2s}", "type": "bar", "width": [0.4, 0.4, 0.4, 0.4, 0.4, 0.4, 0.4, 0.4, 0.4, 0.4, 0.4, 0.4, 0.4, 0.4, 0.4], "x": ["Rwanda"], "xaxis": "x", "y": [0.2221], "yaxis": "y"}, {"alignmentgroup": "True", "hovertemplate": "Country=%{x}<br>Year=2015<br>Economy (GDP per Capita)=%{y}<br>Happiness Score=%{text}<extra></extra>", "legendgroup": "Benin", "marker": {"color": "#FF6692"}, "name": "Benin", "offsetgroup": "Benin", "orientation": "v", "showlegend": true, "text": [3.34], "textposition": "outside", "texttemplate": "%{text:.2s}", "type": "bar", "width": [0.4, 0.4, 0.4, 0.4, 0.4, 0.4, 0.4, 0.4, 0.4, 0.4, 0.4, 0.4, 0.4, 0.4, 0.4], "x": ["Benin"], "xaxis": "x", "y": [0.2867], "yaxis": "y"}, {"alignmentgroup": "True", "hovertemplate": "Country=%{x}<br>Year=2015<br>Economy (GDP per Capita)=%{y}<br>Happiness Score=%{text}<extra></extra>", "legendgroup": "Syria", "marker": {"color": "#B6E880"}, "name": "Syria", "offsetgroup": "Syria", "orientation": "v", "showlegend": true, "text": [3.006], "textposition": "outside", "texttemplate": "%{text:.2s}", "type": "bar", "width": [0.4, 0.4, 0.4, 0.4, 0.4, 0.4, 0.4, 0.4, 0.4, 0.4, 0.4, 0.4, 0.4, 0.4, 0.4], "x": ["Syria"], "xaxis": "x", "y": [0.6632], "yaxis": "y"}, {"alignmentgroup": "True", "hovertemplate": "Country=%{x}<br>Year=2015<br>Economy (GDP per Capita)=%{y}<br>Happiness Score=%{text}<extra></extra>", "legendgroup": "Burundi", "marker": {"color": "#FF97FF"}, "name": "Burundi", "offsetgroup": "Burundi", "orientation": "v", "showlegend": true, "text": [2.905], "textposition": "outside", "texttemplate": "%{text:.2s}", "type": "bar", "width": [0.4, 0.4, 0.4, 0.4, 0.4, 0.4, 0.4, 0.4, 0.4, 0.4, 0.4, 0.4, 0.4, 0.4, 0.4], "x": ["Burundi"], "xaxis": "x", "y": [0.0153], "yaxis": "y"}, {"alignmentgroup": "True", "hovertemplate": "Country=%{x}<br>Year=2015<br>Economy (GDP per Capita)=%{y}<br>Happiness Score=%{text}<extra></extra>", "legendgroup": "Togo", "marker": {"color": "#FECB52"}, "name": "Togo", "offsetgroup": "Togo", "orientation": "v", "showlegend": true, "text": [2.839], "textposition": "outside", "texttemplate": "%{text:.2s}", "type": "bar", "width": [0.4, 0.4, 0.4, 0.4, 0.4, 0.4, 0.4, 0.4, 0.4, 0.4, 0.4, 0.4, 0.4, 0.4, 0.4], "x": ["Togo"], "xaxis": "x", "y": [0.2087], "yaxis": "y"}], "layout": {"barmode": "group", "legend": {"title": {"text": "Country"}, "tracegroupgap": 0}, "sliders": [{"active": 0, "currentvalue": {"prefix": "Year="}, "len": 0.9, "pad": {"b": 10, "t": 60}, "steps": [{"args": [["2015"], {"frame": {"duration": 0, "redraw": true}, "fromcurrent": true, "mode": "immediate", "transition": {"duration": 0, "easing": "linear"}}], "label": "2015", "method": "animate"}, {"args": [["2016"], {"frame": {"duration": 0, "redraw": true}, "fromcurrent": true, "mode": "immediate", "transition": {"duration": 0, "easing": "linear"}}], "label": "2016", "method": "animate"}, {"args": [["2017"], {"frame": {"duration": 0, "redraw": true}, "fromcurrent": true, "mode": "immediate", "transition": {"duration": 0, "easing": "linear"}}], "label": "2017", "method": "animate"}, {"args": [["2018"], {"frame": {"duration": 0, "redraw": true}, "fromcurrent": true, "mode": "immediate", "transition": {"duration": 0, "easing": "linear"}}], "label": "2018", "method": "animate"}, {"args": [["2019"], {"frame": {"duration": 0, "redraw": true}, "fromcurrent": true, "mode": "immediate", "transition": {"duration": 0, "easing": "linear"}}], "label": "2019", "method": "animate"}], "x": 0.1, "xanchor": "left", "y": 0, "yanchor": "top"}], "title": {"text": "Economy per Capita para los países de África"}, "updatemenus": [{"buttons": [{"args": [null, {"frame": {"duration": 500, "redraw": true}, "fromcurrent": true, "mode": "immediate", "transition": {"duration": 500, "easing": "linear"}}], "label": "&#9654;", "method": "animate"}, {"args": [[null], {"frame": {"duration": 0, "redraw": true}, "fromcurrent": true, "mode": "immediate", "transition": {"duration": 0, "easing": "linear"}}], "label": "&#9724;", "method": "animate"}], "direction": "left", "pad": {"r": 10, "t": 70}, "showactive": false, "type": "buttons", "x": 0.1, "xanchor": "right", "y": 0, "yanchor": "top"}], "xaxis": {"anchor": "y", "categoryarray": ["Israel", "United Arab Emirates", "Oman", "Qatar", "Saudi Arabia", "Kuwait", "Bahrain", "Libya", "Algeria", "Mauritius", "Turkey", "Nigeria", "Jordan", "Zambia", "Somaliland region", "Morocco", "Mozambique", "Lesotho", "Swaziland", "Lebanon", "Tunisia", "Palestinian Territories", "Iran", "Iraq", "South Africa", "Ghana", "Zimbabwe", "Liberia", "Sudan", "Congo (Kinshasa)", "Ethiopia", "Sierra Leone", "Mauritania", "Kenya", "Djibouti", "Botswana", "Malawi", "Cameroon", "Egypt", "Yemen", "Angola", "Mali", "Congo (Brazzaville)", "Comoros", "Uganda", "Senegal", "Gabon", "Niger", "Tanzania", "Madagascar", "Central African Republic", "Chad", "Guinea", "Ivory Coast", "Burkina Faso", "Rwanda", "Benin", "Syria", "Burundi", "Togo", "Somalia", "Somaliland Region", "Namibia", "South Sudan"], "categoryorder": "array", "domain": [0, 1], "title": {"text": "Country"}}, "yaxis": {"anchor": "x", "domain": [0, 1], "range": [0, 2], "title": {"text": "Economy (GDP per Capita)"}}}}
